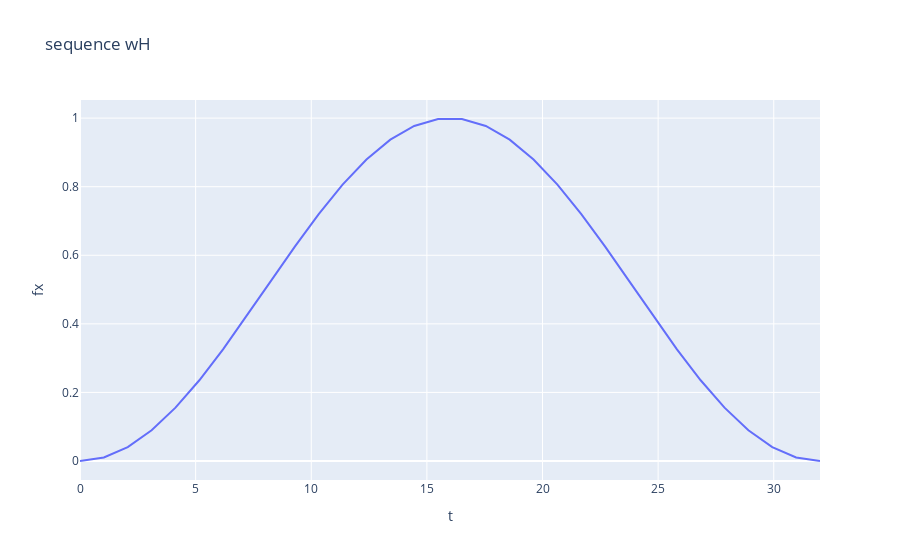
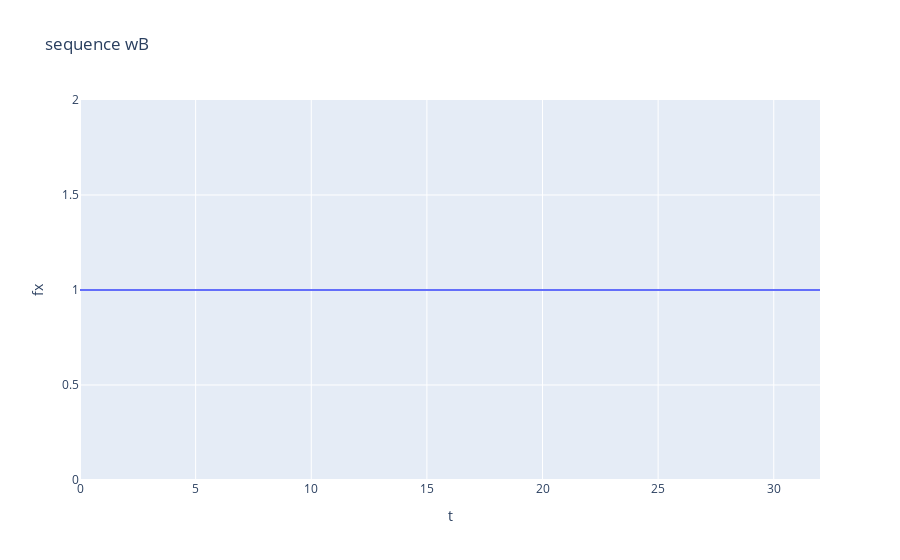

The notebook cell saved with these charts, in order:
### Markdown cell above
2. Grâce aux fonctions signal.windows.hann() et signal.windows.boxcar() , créer deux sé-
quences wH et wB composées de K = 32 points correspondant respectivement aux fenêtres de Hann et rectan-
gulaire.
Afficher ces deux fenêtres en fonction du temps.

### Code cell
K = 32
t = np.linspace(0,K,  32)

wH = signal.windows.hann(K)
wB = signal.windows.boxcar(K)

#On affiche les 2 sinaux
fig1 = px.line(x=t, y=wH, title='sequence wH', labels={'x':'t', 'y':'fx'}).show()
fig1 = px.line(x=t, y=wB, title='sequence wB', labels={'x':'t', 'y':'fx'}).show()

### Figure 1 — Plotly figure (JSON) as saved in the notebook; plotly's stock layout.template omitted (floating-point values rounded to 4 significant figures)
{"data": [{"hovertemplate": "t=%{x}<br>fx=%{y}<extra></extra>", "legendgroup": "", "line": {"color": "#636efa", "dash": "solid"}, "marker": {"symbol": "circle"}, "mode": "lines", "name": "", "orientation": "v", "showlegend": false, "type": "scatter", "x": [0.0, 1.032, 2.065, 3.097, 4.129, 5.161, 6.194, 7.226, 8.258, 9.29, 10.32, 11.35, 12.39, 13.42, 14.45, 15.48, 16.52, 17.55, 18.58, 19.61, 20.65, 21.68, 22.71, 23.74, 24.77, 25.81, 26.84, 27.87, 28.9, 29.94, 30.97, 32.0], "xaxis": "x", "y": [0.0, 0.01024, 0.04052, 0.08962, 0.1555, 0.2355, 0.3263, 0.4243, 0.5253, 0.6253, 0.7202, 0.8061, 0.8794, 0.9372, 0.9771, 0.9974, 0.9974, 0.9771, 0.9372, 0.8794, 0.8061, 0.7202, 0.6253, 0.5253, 0.4243, 0.3263, 0.2355, 0.1555, 0.08962, 0.04052, 0.01024, 0.0], "yaxis": "y"}], "layout": {"legend": {"tracegroupgap": 0}, "title": {"text": "sequence wH"}, "xaxis": {"anchor": "y", "domain": [0, 1], "title": {"text": "t"}}, "yaxis": {"anchor": "x", "domain": [0, 1], "title": {"text": "fx"}}}}

### Figure 2 — Plotly figure (JSON) as saved in the notebook; plotly's stock layout.template omitted (floating-point values rounded to 4 significant figures)
{"data": [{"hovertemplate": "t=%{x}<br>fx=%{y}<extra></extra>", "legendgroup": "", "line": {"color": "#636efa", "dash": "solid"}, "marker": {"symbol": "circle"}, "mode": "lines", "name": "", "orientation": "v", "showlegend": false, "type": "scatter", "x": [0.0, 1.032, 2.065, 3.097, 4.129, 5.161, 6.194, 7.226, 8.258, 9.29, 10.32, 11.35, 12.39, 13.42, 14.45, 15.48, 16.52, 17.55, 18.58, 19.61, 20.65, 21.68, 22.71, 23.74, 24.77, 25.81, 26.84, 27.87, 28.9, 29.94, 30.97, 32.0], "xaxis": "x", "y": [1.0, 1.0, 1.0, 1.0, 1.0, 1.0, 1.0, 1.0, 1.0, 1.0, 1.0, 1.0, 1.0, 1.0, 1.0, 1.0, 1.0, 1.0, 1.0, 1.0, 1.0, 1.0, 1.0, 1.0, 1.0, 1.0, 1.0, 1.0, 1.0, 1.0, 1.0, 1.0], "yaxis": "y"}], "layout": {"legend": {"tracegroupgap": 0}, "title": {"text": "sequence wB"}, "xaxis": {"anchor": "y", "domain": [0, 1], "title": {"text": "t"}}, "yaxis": {"anchor": "x", "domain": [0, 1], "title": {"text": "fx"}}}}
